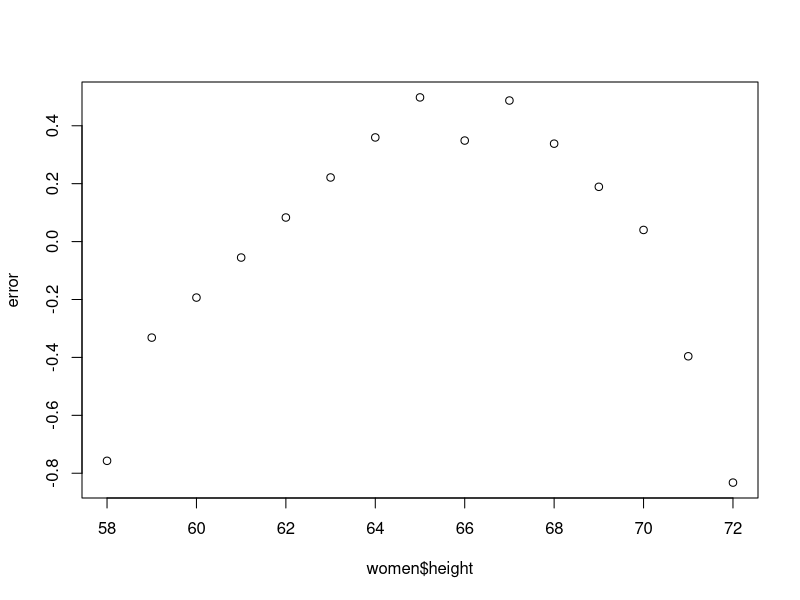

Here is the R script that generated this plot:
require(graphics)
data(women)
lm_output  <- lm(women$height ~ women$weight)
summary(lm_output)
prediction  <- predict(lm_output)
error  <- women$height - prediction
plot(women$height, error)
